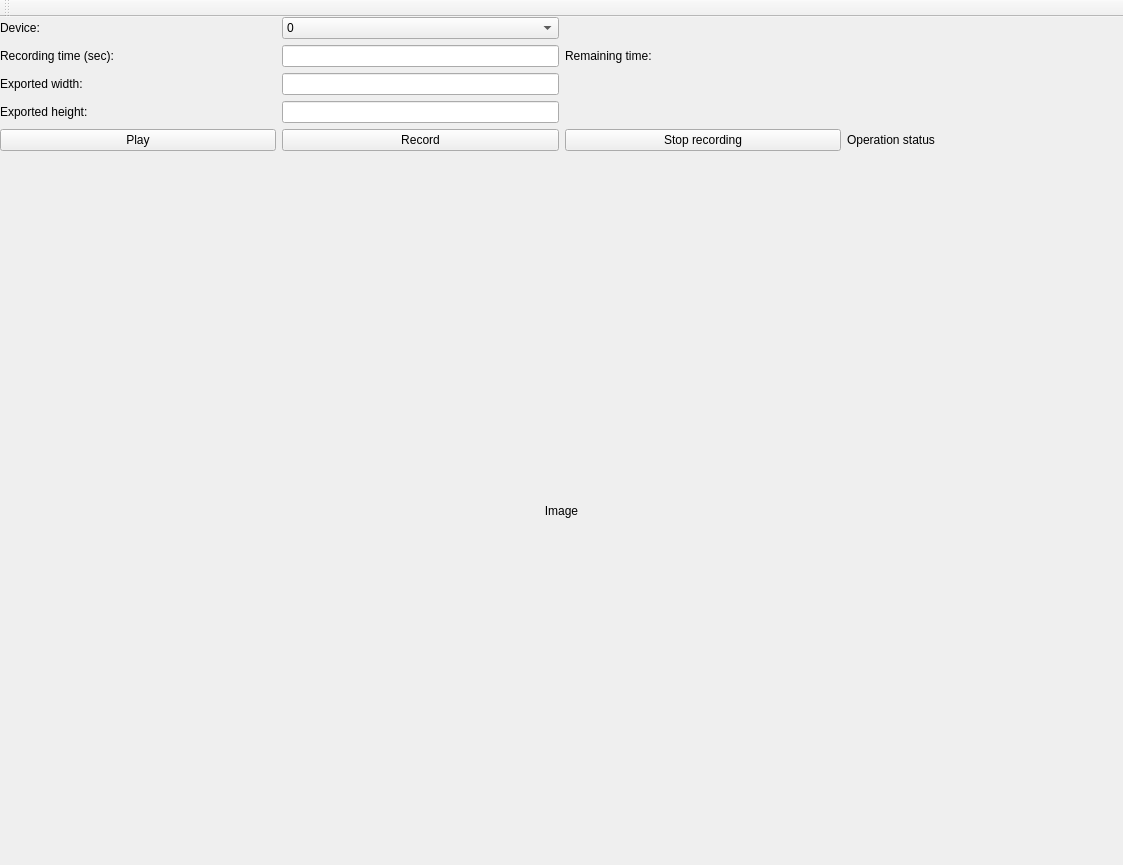
<?xml version="1.0" encoding="UTF-8"?>
<ui version="4.0">
 <class>MainWindow</class>
 <widget class="QMainWindow" name="MainWindow">
  <property name="geometry">
   <rect>
    <x>0</x>
    <y>0</y>
    <width>1123</width>
    <height>865</height>
   </rect>
  </property>
  <property name="sizePolicy">
   <sizepolicy hsizetype="Preferred" vsizetype="Preferred">
    <horstretch>0</horstretch>
    <verstretch>0</verstretch>
   </sizepolicy>
  </property>
  <property name="windowTitle">
   <string>Diagnostic</string>
  </property>
  <widget class="QWidget" name="central_widget">
   <property name="sizePolicy">
    <sizepolicy hsizetype="MinimumExpanding" vsizetype="Ignored">
     <horstretch>0</horstretch>
     <verstretch>0</verstretch>
    </sizepolicy>
   </property>
   <layout class="QVBoxLayout" name="verticalLayout">
    <property name="spacing">
     <number>6</number>
    </property>
    <property name="leftMargin">
     <number>0</number>
    </property>
    <property name="topMargin">
     <number>0</number>
    </property>
    <property name="rightMargin">
     <number>0</number>
    </property>
    <property name="bottomMargin">
     <number>0</number>
    </property>
    <item>
     <layout class="QVBoxLayout" name="main_layout">
      <item>
       <layout class="QGridLayout" name="control_layout">
        <property name="sizeConstraint">
         <enum>QLayout::SetDefaultConstraint</enum>
        </property>
        <item row="3" column="2">
         <widget class="QLineEdit" name="edit_recording_time">
          <property name="sizePolicy">
           <sizepolicy hsizetype="Preferred" vsizetype="Fixed">
            <horstretch>0</horstretch>
            <verstretch>0</verstretch>
           </sizepolicy>
          </property>
         </widget>
        </item>
        <item row="6" column="2">
         <widget class="QLineEdit" name="edit_exported_height">
          <property name="sizePolicy">
           <sizepolicy hsizetype="Preferred" vsizetype="Fixed">
            <horstretch>0</horstretch>
            <verstretch>0</verstretch>
           </sizepolicy>
          </property>
         </widget>
        </item>
        <item row="3" column="0">
         <widget class="QLabel" name="lb_recording_time">
          <property name="text">
           <string>Recording time (sec):</string>
          </property>
         </widget>
        </item>
        <item row="8" column="0">
         <widget class="QPushButton" name="btn_play">
          <property name="text">
           <string>Play</string>
          </property>
         </widget>
        </item>
        <item row="2" column="2">
         <widget class="QComboBox" name="cb_device">
          <property name="editable">
           <bool>false</bool>
          </property>
          <property name="currentText">
           <string>0</string>
          </property>
          <item>
           <property name="text">
            <string>0</string>
           </property>
          </item>
          <item>
           <property name="text">
            <string>1</string>
           </property>
          </item>
          <item>
           <property name="text">
            <string>2</string>
           </property>
          </item>
         </widget>
        </item>
        <item row="5" column="2">
         <widget class="QLineEdit" name="edit_exported_width">
          <property name="sizePolicy">
           <sizepolicy hsizetype="Preferred" vsizetype="Fixed">
            <horstretch>0</horstretch>
            <verstretch>0</verstretch>
           </sizepolicy>
          </property>
         </widget>
        </item>
        <item row="3" column="3">
         <widget class="QLabel" name="lb_remaining_time">
          <property name="sizePolicy">
           <sizepolicy hsizetype="Preferred" vsizetype="Fixed">
            <horstretch>0</horstretch>
            <verstretch>0</verstretch>
           </sizepolicy>
          </property>
          <property name="text">
           <string>Remaining time:</string>
          </property>
         </widget>
        </item>
        <item row="2" column="0">
         <widget class="QLabel" name="lb_device">
          <property name="text">
           <string>Device:</string>
          </property>
         </widget>
        </item>
        <item row="5" column="0">
         <widget class="QLabel" name="lb_exported_width">
          <property name="text">
           <string>Exported width:</string>
          </property>
         </widget>
        </item>
        <item row="8" column="3">
         <widget class="QPushButton" name="btn_stop">
          <property name="text">
           <string>Stop recording</string>
          </property>
         </widget>
        </item>
        <item row="6" column="0">
         <widget class="QLabel" name="lb_exported_height">
          <property name="text">
           <string>Exported height:</string>
          </property>
         </widget>
        </item>
        <item row="8" column="2">
         <widget class="QPushButton" name="btn_record">
          <property name="text">
           <string>Record</string>
          </property>
         </widget>
        </item>
        <item row="8" column="4">
         <widget class="QLabel" name="lb_operation_status">
          <property name="text">
           <string>Operation status</string>
          </property>
         </widget>
        </item>
       </layout>
      </item>
      <item>
       <layout class="QHBoxLayout" name="view_layout">
        <item>
         <widget class="QLabel" name="lb_image">
          <property name="sizePolicy">
           <sizepolicy hsizetype="Preferred" vsizetype="MinimumExpanding">
            <horstretch>0</horstretch>
            <verstretch>0</verstretch>
           </sizepolicy>
          </property>
          <property name="text">
           <string>Image</string>
          </property>
          <property name="alignment">
           <set>Qt::AlignCenter</set>
          </property>
         </widget>
        </item>
       </layout>
      </item>
     </layout>
    </item>
   </layout>
  </widget>
  <widget class="QToolBar" name="tool_bar">
   <property name="windowTitle">
    <string>toolBar</string>
   </property>
   <attribute name="toolBarArea">
    <enum>TopToolBarArea</enum>
   </attribute>
   <attribute name="toolBarBreak">
    <bool>false</bool>
   </attribute>
  </widget>
  <widget class="QMenuBar" name="menu_bar">
   <property name="geometry">
    <rect>
     <x>0</x>
     <y>0</y>
     <width>1123</width>
     <height>20</height>
    </rect>
   </property>
  </widget>
  <action name="actionCopy">
   <property name="text">
    <string>Copy</string>
   </property>
   <property name="shortcut">
    <string>Ctrl+C</string>
   </property>
  </action>
  <action name="actionClearImage">
   <property name="text">
    <string>Clear Image</string>
   </property>
  </action>
  <action name="actionOpenImage">
   <property name="icon">
    <iconset>
     <normaloff>images/blue-folder-open-image.png</normaloff>images/blue-folder-open-image.png</iconset>
   </property>
   <property name="text">
    <string>Open Image...</string>
   </property>
  </action>
  <action name="actionSaveImage">
   <property name="icon">
    <iconset>
     <normaloff>images/disk.png</normaloff>images/disk.png</iconset>
   </property>
   <property name="text">
    <string>Save Image As...</string>
   </property>
  </action>
  <action name="actionInvertColors">
   <property name="text">
    <string>Invert Colors</string>
   </property>
  </action>
  <action name="actionFlipHorizontal">
   <property name="text">
    <string>Flip Horizontal</string>
   </property>
  </action>
  <action name="actionFlipVertical">
   <property name="text">
    <string>Flip Vertical</string>
   </property>
  </action>
  <action name="actionNewImage">
   <property name="icon">
    <iconset>
     <normaloff>images/document-image.png</normaloff>images/document-image.png</iconset>
   </property>
   <property name="text">
    <string>New Image</string>
   </property>
  </action>
  <action name="actionBold">
   <property name="checkable">
    <bool>true</bool>
   </property>
   <property name="icon">
    <iconset>
     <normaloff>images/edit-bold.png</normaloff>images/edit-bold.png</iconset>
   </property>
   <property name="text">
    <string>Bold</string>
   </property>
   <property name="shortcut">
    <string>Ctrl+B</string>
   </property>
  </action>
  <action name="actionItalic">
   <property name="checkable">
    <bool>true</bool>
   </property>
   <property name="icon">
    <iconset>
     <normaloff>images/edit-italic.png</normaloff>images/edit-italic.png</iconset>
   </property>
   <property name="text">
    <string>Italic</string>
   </property>
   <property name="shortcut">
    <string>Ctrl+I</string>
   </property>
  </action>
  <action name="actionUnderline">
   <property name="checkable">
    <bool>true</bool>
   </property>
   <property name="icon">
    <iconset>
     <normaloff>images/edit-underline.png</normaloff>images/edit-underline.png</iconset>
   </property>
   <property name="text">
    <string>Underline</string>
   </property>
  </action>
  <action name="actionFillShapes">
   <property name="checkable">
    <bool>true</bool>
   </property>
   <property name="icon">
    <iconset>
     <normaloff>images/paint-can-color.png</normaloff>images/paint-can-color.png</iconset>
   </property>
   <property name="text">
    <string>Fill Shapes?</string>
   </property>
  </action>
 </widget>
 <layoutdefault spacing="6" margin="11"/>
 <resources/>
 <connections/>
</ui>
